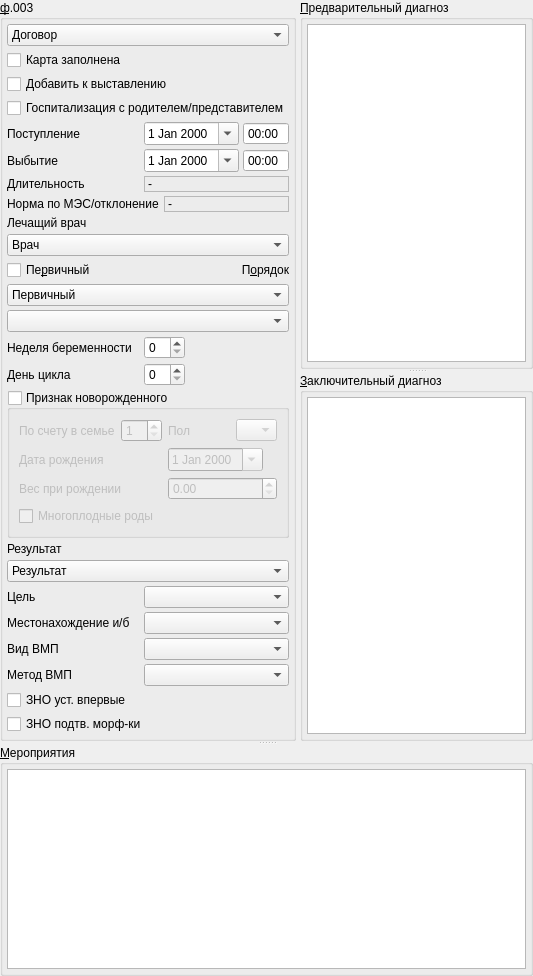
             <widget class="QSplitter" name="splitter_3">
              <property name="orientation">
               <enum>Qt::Vertical</enum>
              </property>
              <property name="opaqueResize">
               <bool>true</bool>
              </property>
              <property name="childrenCollapsible">
               <bool>false</bool>
              </property>
              <widget class="QFrame" name="frameBaseAndDiagnosises">
               <property name="frameShape">
                <enum>QFrame::NoFrame</enum>
               </property>
               <property name="frameShadow">
                <enum>QFrame::Raised</enum>
               </property>
               <layout class="QHBoxLayout" name="horizontalLayout_6">
                <property name="spacing">
                 <number>4</number>
                </property>
                <property name="margin">
                 <number>0</number>
                </property>
                <item>
                 <widget class="QGroupBox" name="grpBase">
                  <property name="sizePolicy">
                   <sizepolicy hsizetype="Maximum" vsizetype="Preferred">
                    <horstretch>0</horstretch>
                    <verstretch>0</verstretch>
                   </sizepolicy>
                  </property>
                  <property name="title">
                   <string>&amp;ф.003</string>
                  </property>
                  <layout class="QGridLayout" name="gridLayout_6">
                   <property name="margin">
                    <number>4</number>
                   </property>
                   <property name="spacing">
                    <number>4</number>
                   </property>
                   <item row="28" column="0" colspan="2">
                    <layout class="QGridLayout" name="gridLayoutCsg"/>
                   </item>
                   <item row="4" column="1">
                    <widget class="QFrame" name="frame_4">
                     <property name="frameShape">
                      <enum>QFrame::NoFrame</enum>
                     </property>
                     <property name="frameShadow">
                      <enum>QFrame::Plain</enum>
                     </property>
                     <property name="lineWidth">
                      <number>0</number>
                     </property>
                     <layout class="QHBoxLayout" name="horizontalLayout_8">
                      <property name="spacing">
                       <number>4</number>
                      </property>
                      <property name="margin">
                       <number>0</number>
                      </property>
                      <item>
                       <widget class="CDateEdit" name="edtBegDate">
                        <property name="whatsThis">
                         <string>дата начала осмотра</string>
                        </property>
                        <property name="calendarPopup">
                         <bool>true</bool>
                        </property>
                       </widget>
                      </item>
                      <item>
                       <widget class="QTimeEdit" name="edtBegTime">
                        <property name="buttonSymbols">
                         <enum>QAbstractSpinBox::NoButtons</enum>
                        </property>
                        <property name="displayFormat">
                         <string>HH:mm</string>
                        </property>
                        <property name="calendarPopup">
                         <bool>false</bool>
                        </property>
                       </widget>
                      </item>
                     </layout>
                    </widget>
                   </item>
                   <item row="15" column="0" colspan="2">
                    <widget class="QGroupBox" name="gbLittleStrangerFlag">
                     <property name="title">
                      <string>Признак новорожденного</string>
                     </property>
                     <property name="checkable">
                      <bool>true</bool>
                     </property>
                     <property name="checked">
                      <bool>false</bool>
                     </property>
                     <layout class="QGridLayout" name="gridLayout_7">
                      <item row="0" column="0">
                       <widget class="QLabel" name="lblChildNumber">
                        <property name="text">
                         <string>По счету в семье</string>
                        </property>
                        <property name="buddy">
                         <cstring>sbChildNumber</cstring>
                        </property>
                       </widget>
                      </item>
                      <item row="1" column="0">
                       <widget class="QLabel" name="lblChildBirthDate">
                        <property name="text">
                         <string>Дата рождения</string>
                        </property>
                        <property name="buddy">
                         <cstring>edtChildBirthDate</cstring>
                        </property>
                       </widget>
                      </item>
                      <item row="0" column="2">
                       <widget class="QLabel" name="lblChildSex">
                        <property name="text">
                         <string>Пол</string>
                        </property>
                        <property name="buddy">
                         <cstring>cmbChildSex</cstring>
                        </property>
                       </widget>
                      </item>
                      <item row="3" column="0" colspan="4">
                       <widget class="QCheckBox" name="chkMultipleBirths">
                        <property name="text">
                         <string>Многоплодные роды</string>
                        </property>
                       </widget>
                      </item>
                      <item row="1" column="2" colspan="2">
                       <widget class="CDateEdit" name="edtChildBirthDate">
                        <property name="sizePolicy">
                         <sizepolicy hsizetype="Maximum" vsizetype="Fixed">
                          <horstretch>0</horstretch>
                          <verstretch>0</verstretch>
                         </sizepolicy>
                        </property>
                        <property name="calendarPopup">
                         <bool>true</bool>
                        </property>
                       </widget>
                      </item>
                      <item row="0" column="1">
                       <widget class="QSpinBox" name="sbChildNumber">
                        <property name="sizePolicy">
                         <sizepolicy hsizetype="Maximum" vsizetype="Fixed">
                          <horstretch>0</horstretch>
                          <verstretch>0</verstretch>
                         </sizepolicy>
                        </property>
                        <property name="minimum">
                         <number>1</number>
                        </property>
                       </widget>
                      </item>
                      <item row="0" column="3">
                       <widget class="QComboBox" name="cmbChildSex">
                        <property name="sizePolicy">
                         <sizepolicy hsizetype="Maximum" vsizetype="Fixed">
                          <horstretch>0</horstretch>
                          <verstretch>0</verstretch>
                         </sizepolicy>
                        </property>
                        <item>
                         <property name="text">
                          <string/>
                         </property>
                        </item>
                        <item>
                         <property name="text">
                          <string>М</string>
                         </property>
                        </item>
                        <item>
                         <property name="text">
                          <string>Ж</string>
                         </property>
                        </item>
                       </widget>
                      </item>
                      <item row="2" column="2" colspan="2">
                       <widget class="QDoubleSpinBox" name="sbBirthWeight">
                        <property name="maximum">
                         <double>9999.989999999999782</double>
                        </property>
                       </widget>
                      </item>
                      <item row="2" column="0" colspan="2">
                       <widget class="QLabel" name="lblBirthWeight">
                        <property name="text">
                         <string>Вес при рождении</string>
                        </property>
                        <property name="buddy">
                         <cstring>sbBirthWeight</cstring>
                        </property>
                       </widget>
                      </item>
                     </layout>
                    </widget>
                   </item>
                   <item row="14" column="1">
                    <widget class="QSpinBox" name="edtCycleDay">
                     <property name="sizePolicy">
                      <sizepolicy hsizetype="Maximum" vsizetype="Fixed">
                       <horstretch>0</horstretch>
                       <verstretch>0</verstretch>
                      </sizepolicy>
                     </property>
                     <property name="minimumSize">
                      <size>
                       <width>0</width>
                       <height>0</height>
                      </size>
                     </property>
                     <property name="maximumSize">
                      <size>
                       <width>16777215</width>
                       <height>16777215</height>
                      </size>
                     </property>
                    </widget>
                   </item>
                   <item row="7" column="0" colspan="2">
                    <widget class="QFrame" name="frDurAberr">
                     <property name="frameShape">
                      <enum>QFrame::NoFrame</enum>
                     </property>
                     <property name="frameShadow">
                      <enum>QFrame::Plain</enum>
                     </property>
                     <property name="lineWidth">
                      <number>0</number>
                     </property>
                     <layout class="QHBoxLayout" name="horizontalLayout_7">
                      <property name="spacing">
                       <number>5</number>
                      </property>
                      <property name="margin">
                       <number>0</number>
                      </property>
                      <item>
                       <widget class="QLabel" name="lblDurationAberration">
                        <property name="sizePolicy">
                         <sizepolicy hsizetype="Maximum" vsizetype="Preferred">
                          <horstretch>0</horstretch>
                          <verstretch>0</verstretch>
                         </sizepolicy>
                        </property>
                        <property name="text">
                         <string>Норма по МЭС/отклонение</string>
                        </property>
                       </widget>
                      </item>
                      <item>
                       <widget class="QLabel" name="lblDurationValueAberration">
                        <property name="frameShape">
                         <enum>QFrame::StyledPanel</enum>
                        </property>
                        <property name="frameShadow">
                         <enum>QFrame::Sunken</enum>
                        </property>
                        <property name="text">
                         <string>-</string>
                        </property>
                       </widget>
                      </item>
                     </layout>
                    </widget>
                   </item>
                   <item row="5" column="1">
                    <widget class="QFrame" name="frame_5">
                     <property name="frameShape">
                      <enum>QFrame::NoFrame</enum>
                     </property>
                     <property name="frameShadow">
                      <enum>QFrame::Plain</enum>
                     </property>
                     <property name="lineWidth">
                      <number>0</number>
                     </property>
                     <layout class="QHBoxLayout" name="horizontalLayout_9">
                      <property name="spacing">
                       <number>4</number>
                      </property>
                      <property name="margin">
                       <number>0</number>
                      </property>
                      <item>
                       <widget class="CDateEdit" name="edtEndDate">
                        <property name="whatsThis">
                         <string>дата окончания осмотра</string>
                        </property>
                        <property name="calendarPopup">
                         <bool>true</bool>
                        </property>
                       </widget>
                      </item>
                      <item>
                       <widget class="QTimeEdit" name="edtEndTime">
                        <property name="buttonSymbols">
                         <enum>QAbstractSpinBox::NoButtons</enum>
                        </property>
                        <property name="displayFormat">
                         <string>HH:mm</string>
                        </property>
                        <property name="calendarPopup">
                         <bool>false</bool>
                        </property>
                       </widget>
                      </item>
                     </layout>
                    </widget>
                   </item>
                   <item row="1" column="0" colspan="2">
                    <widget class="QCheckBox" name="chkIsClosed">
                     <property name="text">
                      <string>Карта заполнена</string>
                     </property>
                    </widget>
                   </item>
                   <item row="25" column="0" colspan="2">
                    <widget class="QCheckBox" name="chkZNOMorph">
                     <property name="toolTip">
                      <string>ЗНО потдверждён морфологически</string>
                     </property>
                     <property name="text">
                      <string>ЗНО подтв. морф-ки</string>
                     </property>
                    </widget>
                   </item>
                   <item row="11" column="0" colspan="2">
                    <widget class="QComboBox" name="cmbPrimary">
                     <item>
                      <property name="text">
                       <string>Первичный</string>
                      </property>
                     </item>
                     <item>
                      <property name="text">
                       <string>Повторный</string>
                      </property>
                     </item>
                     <item>
                      <property name="text">
                       <string>Актив</string>
                      </property>
                     </item>
                    </widget>
                   </item>
                   <item row="0" column="0" colspan="2">
                    <widget class="CContractComboBox" name="cmbContract">
                     <property name="whatsThis">
                      <string>номер, дата и основание договора в рамках которого производится осмотр</string>
                     </property>
                     <item>
                      <property name="text">
                       <string>Договор</string>
                      </property>
                     </item>
                    </widget>
                   </item>
                   <item row="13" column="0">
                    <widget class="QLabel" name="lblPregnancyWeek">
                     <property name="text">
                      <string>Неделя беременности</string>
                     </property>
                     <property name="buddy">
                      <cstring>edtPregnancyWeek</cstring>
                     </property>
                    </widget>
                   </item>
                   <item row="21" column="1">
                    <widget class="CRBComboBox" name="cmbHMPMethod">
                     <property name="whatsThis">
                      <string>результат осмотра</string>
                     </property>
                    </widget>
                   </item>
                   <item row="14" column="0">
                    <widget class="QLabel" name="lblCycleDay">
                     <property name="text">
                      <string>День цикла</string>
                     </property>
                    </widget>
                   </item>
                   <item row="8" column="0" colspan="2">
                    <widget class="QLabel" name="lblPerson">
                     <property name="sizePolicy">
                      <sizepolicy hsizetype="Maximum" vsizetype="Preferred">
                       <horstretch>0</horstretch>
                       <verstretch>0</verstretch>
                      </sizepolicy>
                     </property>
                     <property name="text">
                      <string>Лечащий врач</string>
                     </property>
                     <property name="buddy">
                      <cstring>cmbPerson</cstring>
                     </property>
                    </widget>
                   </item>
                   <item row="5" column="0">
                    <widget class="QLabel" name="lblEndDate">
                     <property name="sizePolicy">
                      <sizepolicy hsizetype="Maximum" vsizetype="Preferred">
                       <horstretch>0</horstretch>
                       <verstretch>0</verstretch>
                      </sizepolicy>
                     </property>
                     <property name="text">
                      <string>Выбытие</string>
                     </property>
                     <property name="buddy">
                      <cstring>edtEndDate</cstring>
                     </property>
                    </widget>
                   </item>
                   <item row="2" column="0" colspan="2">
                    <widget class="QCheckBox" name="chkExposeConfirmed">
                     <property name="text">
                      <string>Добавить к выставлению</string>
                     </property>
                    </widget>
                   </item>
                   <item row="17" column="0" colspan="2">
                    <widget class="CRBComboBox" name="cmbResult">
                     <property name="whatsThis">
                      <string>результат осмотра</string>
                     </property>
                     <item>
                      <property name="text">
                       <string>Результат</string>
                      </property>
                     </item>
                    </widget>
                   </item>
                   <item row="20" column="1">
                    <widget class="CRBComboBox" name="cmbHMPKind">
                     <property name="whatsThis">
                      <string>результат осмотра</string>
                     </property>
                    </widget>
                   </item>
                   <item row="13" column="1">
                    <widget class="QSpinBox" name="edtPregnancyWeek">
                     <property name="sizePolicy">
                      <sizepolicy hsizetype="Maximum" vsizetype="Fixed">
                       <horstretch>0</horstretch>
                       <verstretch>0</verstretch>
                      </sizepolicy>
                     </property>
                     <property name="maximum">
                      <number>40</number>
                     </property>
                    </widget>
                   </item>
                   <item row="10" column="0">
                    <widget class="QCheckBox" name="chkPrimary">
                     <property name="text">
                      <string>Пе&amp;рвичный</string>
                     </property>
                    </widget>
                   </item>
                   <item row="12" column="0" colspan="2">
                    <widget class="CRBComboBox" name="cmbOrder">
                     <item>
                      <property name="text">
                       <string/>
                      </property>
                     </item>
                     <item>
                      <property name="text">
                       <string>Плановый</string>
                      </property>
                     </item>
                     <item>
                      <property name="text">
                       <string>Экстренный</string>
                      </property>
                     </item>
                     <item>
                      <property name="text">
                       <string>Самообращение</string>
                      </property>
                     </item>
                     <item>
                      <property name="text">
                       <string>Принудительный</string>
                      </property>
                     </item>
                     <item>
                      <property name="text">
                       <string>Неотложный</string>
                      </property>
                     </item>
                    </widget>
                   </item>
                   <item row="3" column="0" colspan="2">
                    <widget class="QCheckBox" name="chkHospParent">
                     <property name="text">
                      <string>Госпитализация с родителем/представителем</string>
                     </property>
                    </widget>
                   </item>
                   <item row="27" column="0" colspan="2">
                    <spacer name="verticalSpacer">
                     <property name="orientation">
                      <enum>Qt::Vertical</enum>
                     </property>
                     <property name="sizeHint" stdset="0">
                      <size>
                       <width>20</width>
                       <height>40</height>
                      </size>
                     </property>
                    </spacer>
                   </item>
                   <item row="18" column="1">
                    <widget class="CRBComboBox" name="cmbGoal"/>
                   </item>
                   <item row="9" column="0" colspan="2">
                    <widget class="CPersonComboBoxEx" name="cmbPerson">
                     <property name="whatsThis">
                      <string>врач отвечающий за осмотр (терапевт)</string>
                     </property>
                     <item>
                      <property name="text">
                       <string>Врач</string>
                      </property>
                     </item>
                    </widget>
                   </item>
                   <item row="20" column="0">
                    <widget class="QLabel" name="lblHMPKind">
                     <property name="text">
                      <string>Вид ВМП</string>
                     </property>
                     <property name="alignment">
                      <set>Qt::AlignLeading|Qt::AlignLeft|Qt::AlignVCenter</set>
                     </property>
                     <property name="buddy">
                      <cstring>cmbResult</cstring>
                     </property>
                    </widget>
                   </item>
                   <item row="22" column="0" colspan="2">
                    <widget class="QCheckBox" name="chkZNOFirst">
                     <property name="toolTip">
                      <string>ЗНО установлен впервые</string>
                     </property>
                     <property name="text">
                      <string>ЗНО уст. впервые</string>
                     </property>
                    </widget>
                   </item>
                   <item row="19" column="1">
                    <widget class="CRBComboBox" name="cmbIBLocation"/>
                   </item>
                   <item row="16" column="0" colspan="2">
                    <widget class="QLabel" name="lblResult">
                     <property name="sizePolicy">
                      <sizepolicy hsizetype="Maximum" vsizetype="Preferred">
                       <horstretch>0</horstretch>
                       <verstretch>0</verstretch>
                      </sizepolicy>
                     </property>
                     <property name="text">
                      <string>Результат</string>
                     </property>
                     <property name="buddy">
                      <cstring>cmbResult</cstring>
                     </property>
                    </widget>
                   </item>
                   <item row="10" column="1">
                    <widget class="QLabel" name="lblOrder">
                     <property name="text">
                      <string>П&amp;орядок</string>
                     </property>
                     <property name="alignment">
                      <set>Qt::AlignRight|Qt::AlignTrailing|Qt::AlignVCenter</set>
                     </property>
                     <property name="buddy">
                      <cstring>cmbOrder</cstring>
                     </property>
                    </widget>
                   </item>
                   <item row="19" column="0">
                    <widget class="QLabel" name="lblIBLocation">
                     <property name="text">
                      <string>Местонахождение и/б</string>
                     </property>
                     <property name="buddy">
                      <cstring>cmbIBLocation</cstring>
                     </property>
                    </widget>
                   </item>
                   <item row="18" column="0">
                    <widget class="QLabel" name="lblGoal">
                     <property name="text">
                      <string>Цель</string>
                     </property>
                     <property name="buddy">
                      <cstring>cmbGoal</cstring>
                     </property>
                    </widget>
                   </item>
                   <item row="4" column="0">
                    <widget class="QLabel" name="lblBegDate">
                     <property name="sizePolicy">
                      <sizepolicy hsizetype="Maximum" vsizetype="Preferred">
                       <horstretch>0</horstretch>
                       <verstretch>0</verstretch>
                      </sizepolicy>
                     </property>
                     <property name="text">
                      <string>Поступление</string>
                     </property>
                     <property name="buddy">
                      <cstring>edtBegDate</cstring>
                     </property>
                    </widget>
                   </item>
                   <item row="6" column="1">
                    <widget class="QLabel" name="lblDurationValue">
                     <property name="frameShape">
                      <enum>QFrame::StyledPanel</enum>
                     </property>
                     <property name="frameShadow">
                      <enum>QFrame::Sunken</enum>
                     </property>
                     <property name="text">
                      <string>-</string>
                     </property>
                    </widget>
                   </item>
                   <item row="6" column="0">
                    <widget class="QLabel" name="lblDuration">
                     <property name="sizePolicy">
                      <sizepolicy hsizetype="Maximum" vsizetype="Preferred">
                       <horstretch>0</horstretch>
                       <verstretch>0</verstretch>
                      </sizepolicy>
                     </property>
                     <property name="text">
                      <string>Длительность</string>
                     </property>
                    </widget>
                   </item>
                   <item row="21" column="0">
                    <widget class="QLabel" name="lblHMPMethod">
                     <property name="text">
                      <string>Метод ВМП</string>
                     </property>
                     <property name="alignment">
                      <set>Qt::AlignLeading|Qt::AlignLeft|Qt::AlignVCenter</set>
                     </property>
                     <property name="buddy">
                      <cstring>cmbResult</cstring>
                     </property>
                    </widget>
                   </item>
                  </layout>
                 </widget>
                </item>
                <item>
                 <widget class="QSplitter" name="splitter_4">
                  <property name="frameShape">
                   <enum>QFrame::NoFrame</enum>
                  </property>
                  <property name="frameShadow">
                   <enum>QFrame::Plain</enum>
                  </property>
                  <property name="lineWidth">
                   <number>0</number>
                  </property>
                  <property name="orientation">
                   <enum>Qt::Vertical</enum>
                  </property>
                  <property name="childrenCollapsible">
                   <bool>false</bool>
                  </property>
                  <widget class="QGroupBox" name="grpInspections_3">
                   <property name="title">
                    <string>&amp;Предварительный диагноз</string>
                   </property>
                   <layout class="QVBoxLayout" name="_5">
                    <property name="spacing">
                     <number>4</number>
                    </property>
                    <property name="margin">
                     <number>4</number>
                    </property>
                    <item>
                     <widget class="CDiagnosticsInDocTableView" name="tblPreliminaryDiagnostics">
                      <property name="sizePolicy">
                       <sizepolicy hsizetype="Expanding" vsizetype="Expanding">
                        <horstretch>0</horstretch>
                        <verstretch>0</verstretch>
                       </sizepolicy>
                      </property>
                      <property name="minimumSize">
                       <size>
                        <width>0</width>
                        <height>100</height>
                       </size>
                      </property>
                     </widget>
                    </item>
                   </layout>
                  </widget>
                  <widget class="QGroupBox" name="grpInspections_4">
                   <property name="title">
                    <string>&amp;Заключительный диагноз</string>
                   </property>
                   <layout class="QVBoxLayout" name="_6">
                    <property name="spacing">
                     <number>4</number>
                    </property>
                    <property name="margin">
                     <number>4</number>
                    </property>
                    <item>
                     <widget class="CDiagnosticsInDocTableView" name="tblFinalDiagnostics">
                      <property name="sizePolicy">
                       <sizepolicy hsizetype="Expanding" vsizetype="Expanding">
                        <horstretch>0</horstretch>
                        <verstretch>0</verstretch>
                       </sizepolicy>
                      </property>
                      <property name="minimumSize">
                       <size>
                        <width>0</width>
                        <height>100</height>
                       </size>
                      </property>
                     </widget>
                    </item>
                   </layout>
                  </widget>
                 </widget>
                </item>
               </layout>
              </widget>
              <widget class="QFrame" name="frame_6">
               <property name="frameShape">
                <enum>QFrame::NoFrame</enum>
               </property>
               <property name="frameShadow">
                <enum>QFrame::Plain</enum>
               </property>
               <layout class="QVBoxLayout" name="verticalLayout">
                <property name="spacing">
                 <number>4</number>
                </property>
                <property name="margin">
                 <number>0</number>
                </property>
                <item>
                 <widget class="QGroupBox" name="grpActions">
                  <property name="title">
                   <string>&amp;Мероприятия</string>
                  </property>
                  <layout class="QGridLayout" name="_7">
                   <property name="margin">
                    <number>4</number>
                   </property>
                   <property name="spacing">
                    <number>4</number>
                   </property>
                   <item row="0" column="0">
                    <widget class="CInDocTableView" name="tblActions">
                     <property name="sizePolicy">
                      <sizepolicy hsizetype="Expanding" vsizetype="Expanding">
                       <horstretch>0</horstretch>
                       <verstretch>20</verstretch>
                      </sizepolicy>
                     </property>
                     <property name="minimumSize">
                      <size>
                       <width>0</width>
                       <height>200</height>
                      </size>
                     </property>
                    </widget>
                   </item>
                  </layout>
                 </widget>
                </item>
               </layout>
              </widget>
             </widget>
